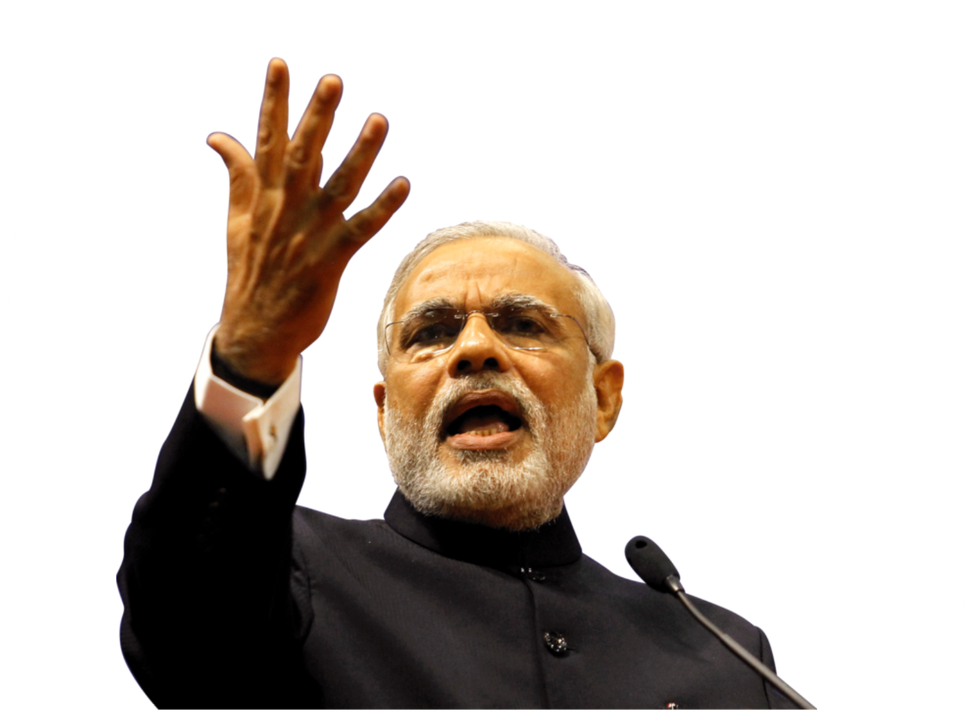
#> input picture mask.png, 977 x 722 px, shrunk from 1542 x 1139 before the run
$ jupyter execute --allow-errors modi.ipynb
#> lines starting #> are read from the running program, lines starting #| are printed output that depends on the picture; after the words box and inside, x2 and y2 are one past the last pixel; in counts of white or black regions, pixels touching at a corner belong together
# Modi's Independence Day Speech Wordcloud Analysis

<center>

</center>

---

[cell 1]
import numpy as np
from PIL import Image,ImageOps
import matplotlib.pyplot as plt
from wordcloud import WordCloud,STOPWORDS,ImageColorGenerator
from scipy.ndimage import gaussian_gradient_magnitude
from skimage.filters import gaussian

#> (a cell that did not finish here is left out)

[cell 3]
image = np.array(Image.open("mask.png"))
#> image is the input picture: shape (722, 977, 4); mean R, G, B, A 187.8, 180.3, 174.4, 240.2
image_mask = image.copy()
image[image_mask.sum(axis=2) == 0] = 255
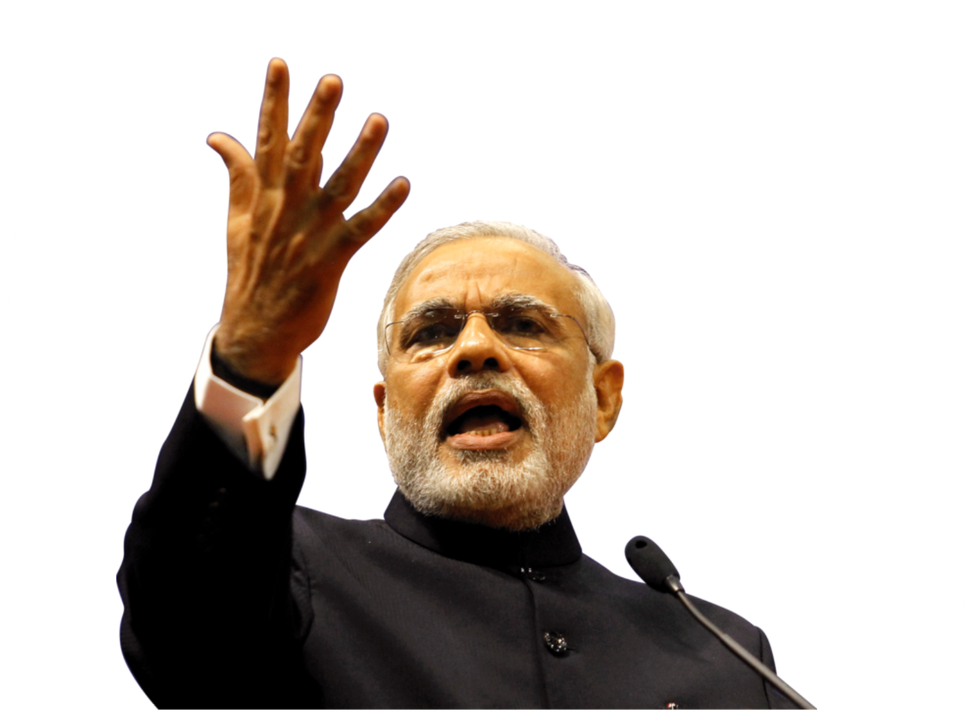
#> image: shape (722, 977, 4); 4.69% of pixels changed, all inside (x1, y1, x2, y2) = (0, 0, 977, 722); transparent parts drawn white

edges = np.mean([gaussian_gradient_magnitude(image[:, :, i] / 255., 2) for i in range(3)], axis=0)
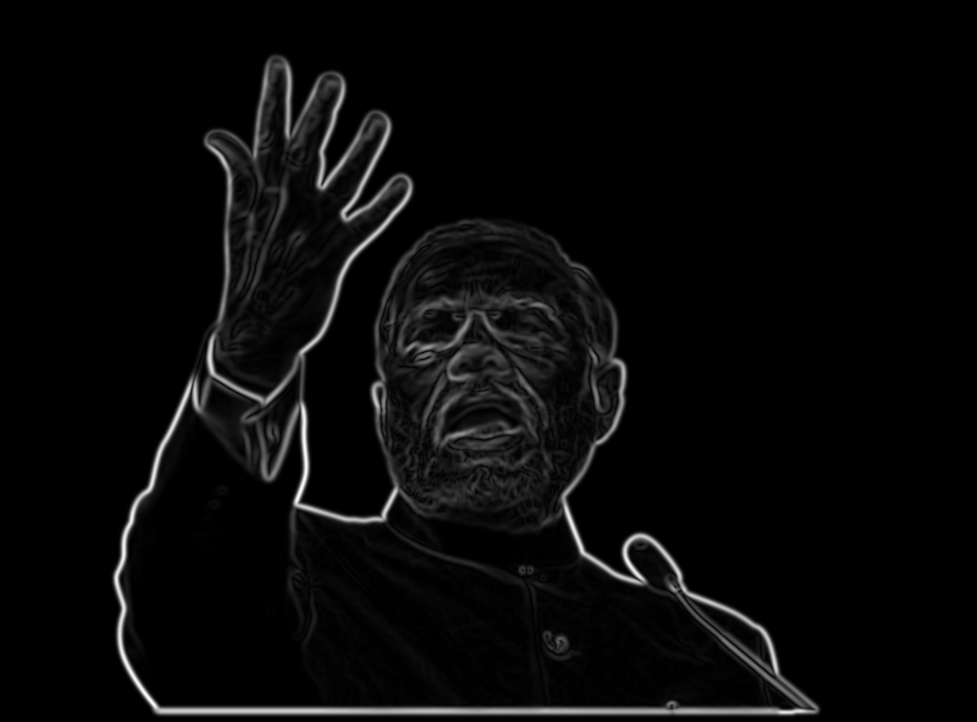
#> edges: shape (722, 977) float64; min 0, max 0.192, mean 0.00671; drawn with min black and max white

image_mask[edges > 0.1] = 255
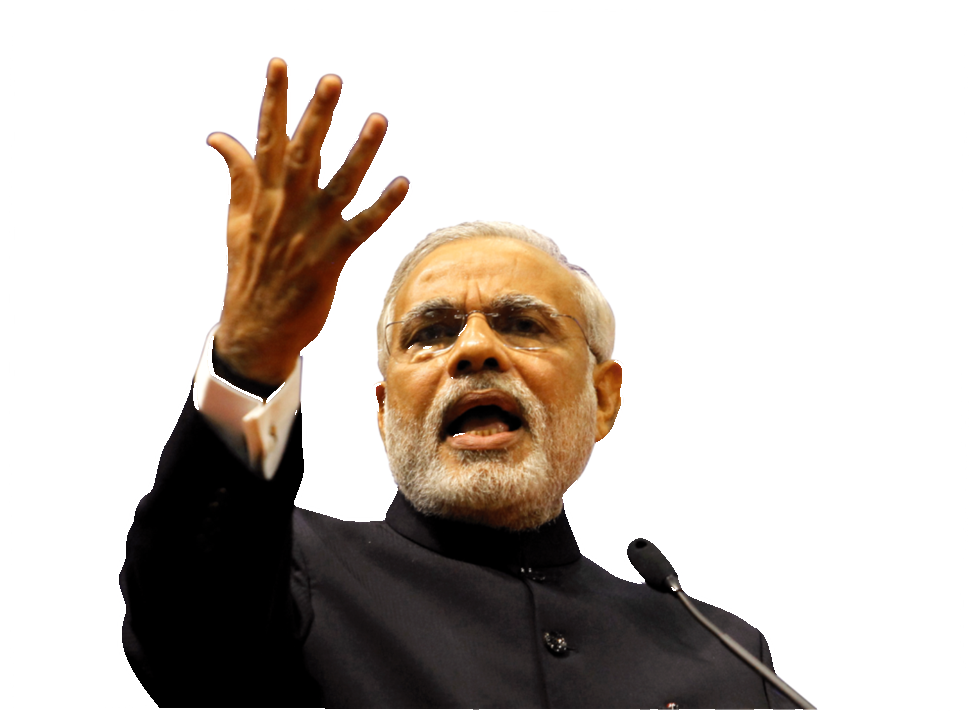
#> image_mask: shape (722, 977, 4); 1.35% of pixels changed, all inside (x1, y1, x2, y2) = (115, 66, 814, 714); transparent parts drawn white

#> (the rest of this cell did not finish here and is left out)
